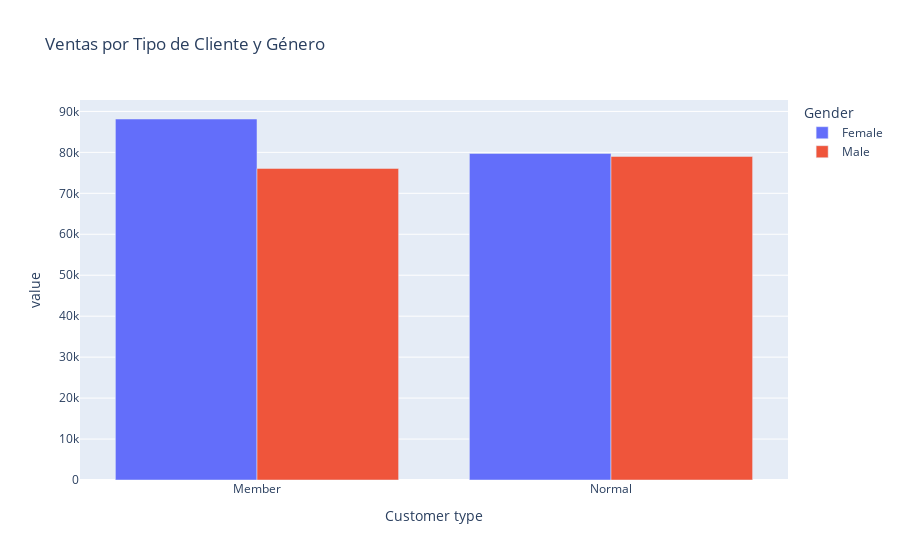

Source (notebook cell):
### Code cell
fig_tipo_genero = px.bar(ventas_tipo_genero, title='Ventas por Tipo de Cliente y Género', barmode='group')
fig_tipo_genero.show()

### Figure 1 — Plotly figure (JSON) as saved in the notebook; plotly's stock layout.template omitted (floating-point values rounded to 4 significant figures)
{"data": [{"alignmentgroup": "True", "hovertemplate": "Gender=Female<br>Customer type=%{x}<br>value=%{y}<extra></extra>", "legendgroup": "Female", "marker": {"color": "#636efa", "pattern": {"shape": ""}}, "name": "Female", "offsetgroup": "Female", "orientation": "v", "showlegend": true, "textposition": "auto", "type": "bar", "x": ["Member", "Normal"], "xaxis": "x", "y": [88150.0, 79740.0], "yaxis": "y"}, {"alignmentgroup": "True", "hovertemplate": "Gender=Male<br>Customer type=%{x}<br>value=%{y}<extra></extra>", "legendgroup": "Male", "marker": {"color": "#EF553B", "pattern": {"shape": ""}}, "name": "Male", "offsetgroup": "Male", "orientation": "v", "showlegend": true, "textposition": "auto", "type": "bar", "x": ["Member", "Normal"], "xaxis": "x", "y": [76080.0, 79010.0], "yaxis": "y"}], "layout": {"barmode": "group", "legend": {"title": {"text": "Gender"}, "tracegroupgap": 0}, "title": {"text": "Ventas por Tipo de Cliente y Género"}, "xaxis": {"anchor": "y", "domain": [0, 1], "title": {"text": "Customer type"}}, "yaxis": {"anchor": "x", "domain": [0, 1], "title": {"text": "value"}}}}
